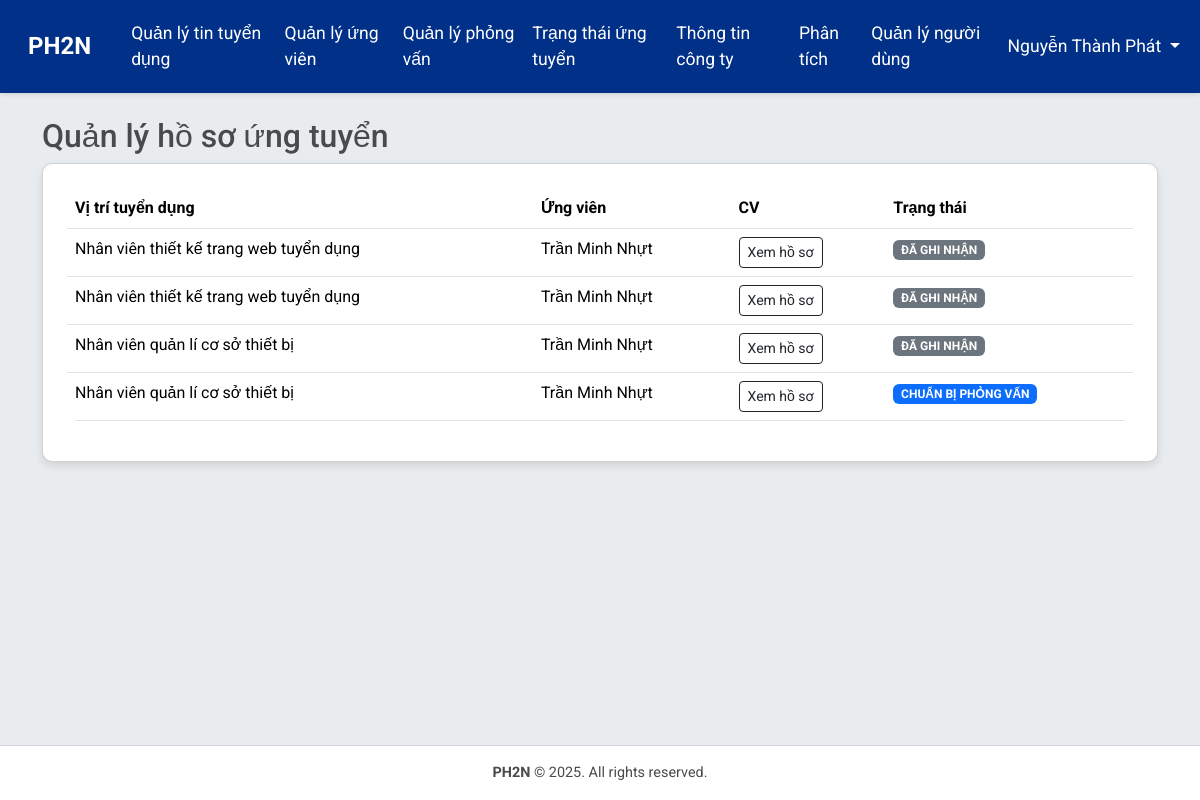
The app's page /hr/applications/ (signed in), older data.
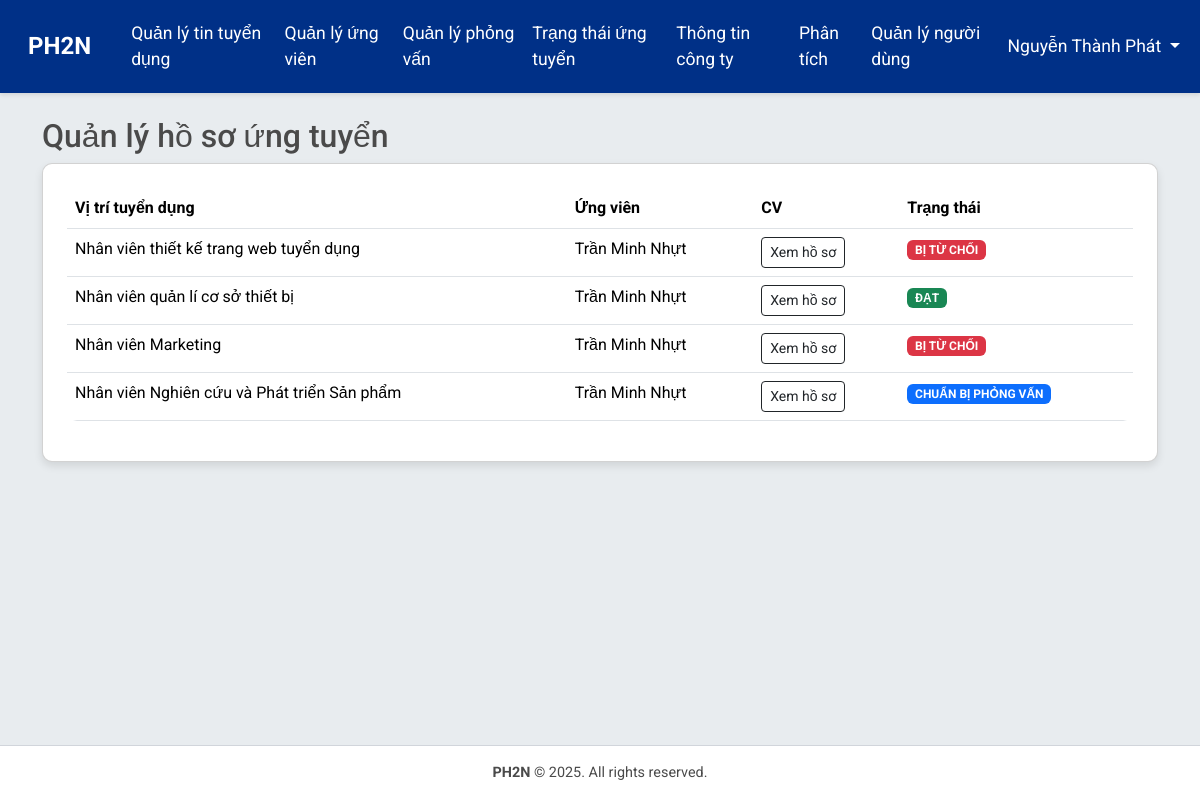
The same page, newer data.
### jobs/models.py (models this page shows, shortened)
class Application(models.Model):
    job = models.ForeignKey(JobPosting, on_delete=models.CASCADE)
    user = models.ForeignKey(CustomUser, on_delete=models.CASCADE)
    cv = models.FileField(upload_to='cvs/')
    status = models.CharField(max_length=20, choices=[
        ('pending', 'Pending'),
        ('accepted', 'Accepted'),
        ('rejected', 'Rejected'),
    ], default='pending')
    applied_at = models.DateTimeField(auto_now_add=True)
    rejection_reason = models.TextField(blank=True, null=True)  # Thêm trường này

class JobPosting(models.Model):
    title = models.CharField(max_length=255)
    department = models.CharField(max_length=100)
    description = models.TextField()
    is_active = models.BooleanField(default=True)
    created_by = models.ForeignKey(CustomUser, on_delete=models.CASCADE)
    created_at = models.DateTimeField(auto_now_add=True)

### accounts/models.py (models this page shows, shortened)
class CustomUser(AbstractBaseUser, PermissionsMixin):
    ROLE_CHOICES = [
        ('hr', 'HR'),
        ('applicant', 'Applicant'),
        ('director', 'Director'),
        ('department', 'Department'),
    ]
    email = models.EmailField(unique=True)
    full_name = models.CharField(max_length=255)
    role = models.CharField(max_length=20, choices=ROLE_CHOICES, default='applicant')
    department = models.CharField(max_length=100, blank=True, help_text="Department or division within the company")
    department = models.CharField(max_length=100, choices=DEPARTMENTS, blank=True, default='', help_text="Phòng ban trong công ty")
    phone_number = models.CharField(max_length=15, blank=True)
    address = models.TextField(blank=True)
    is_active = models.BooleanField(default=True)
    is_staff = models.BooleanField(default=False)
    is_interviewer = models.BooleanField(default=False, help_text="Xác định người dùng có thể làm người phỏng vấn")  # Thêm trường này
    objects = CustomUserManager()
    USERNAME_FIELD = 'email'
    REQUIRED_FIELDS = ['full_name']

### hr/views.py (the view)
# urls.py: path('applications/', views.manage_applications, name='manage_applications'),
@login_required
def manage_applications(request):
    if request.user.role != 'hr':
        messages.error(request, 'Chỉ bộ phận nhân sự mới được phép quản lý đơn ứng tuyển.')
        return redirect('jobs:job_list')
    applications = Application.objects.all()
    return render(request, 'hr/manage_applications.html', {'applications': applications})

### templates/hr/manage_applications.html (shortened to what this page needs)
{% extends 'base.html' %}
{% load django_bootstrap5 %}
{% block content %}
<h2>Quản lý hồ sơ ứng tuyển</h2>
<div class="card p-4">
  {% if applications %}
  <table class="table">
    <thead>
      <tr>
        <th>Vị trí tuyển dụng</th>
        <th>Ứng viên</th>
        <th>CV</th>
        <th>Trạng thái</th>
      </tr>
    </thead>
    <tbody>
      {% for application in applications %}
      <tr>
        <td>{{ application.job.title }}</td>
        <td>{{ application.user.full_name }}</td>
        <td><a href="{{ application.cv.url }}" target="_blank" class="btn btn-outline-dark btn-sm">Xem hồ sơ</a></td>
        <td>
          {% if application.status == 'pending' %}
          <form method="post" action="{% url 'hr:update_application_status_inline' application.id %}">
            {% csrf_token %}
            <select name="status" onchange="this.form.submit()" class="form-select form-select-sm">
              <option value="pending" selected>Chờ duyệt</option>
              <option value="approved">Duyệt (Chuẩn bị phỏng vấn)</option>
              <option value="rejected">Từ chối</option>
            </select>
          </form>
          {% elif application.status == 'approved' %}
            <span class="badge text-bg-primary fs-7">CHUẨN BỊ PHỎNG VẤN</span>
          {% elif application.status == 'passed' %}
            <span class="badge text-bg-success fs-7">ĐẠT</span>
          {% elif application.status == 'rejected' %}
            <span class="badge text-bg-danger fs-7">BỊ TỪ CHỐI</span>
          {% else %}
            <span class="badge text-bg-secondary fs-7">ĐÃ GHI NHẬN</span>
          {% endif %}
        </td>
      </tr>
      {% endfor %}
    </tbody>
  </table>
  {% else %}
  <p>Hiện chưa có đơn ứng tuyển nào.</p>
  {% endif %}
</div>
{% endblock %}

Row changes from the older to the newer data that the page shows:
removed Application: job "Nhân viên thiết kế trang web tuyển dụng", user.full_name "Trần Minh Nhựt", status "ĐÃ GHI NHẬN"
removed Application: job "Nhân viên quản lí cơ sở thiết bị", user.full_name "Trần Minh Nhựt", status "ĐÃ GHI NHẬN"
changed Application "Nhân viên thiết kế trang web tuyển dụng": status "ĐÃ GHI NHẬN" → "BỊ TỪ CHỐI"
changed Application "Nhân viên quản lí cơ sở thiết bị": status "CHUẨN BỊ PHỎNG VẤN" → "ĐẠT"
added Application: job "Nhân viên Marketing", user.full_name "Trần Minh Nhựt", status "BỊ TỪ CHỐI"
added Application: job "Nhân viên Nghiên cứu và Phát triển Sản phẩm", user.full_name "Trần Minh Nhựt", status "CHUẨN BỊ PHỎNG VẤN"
